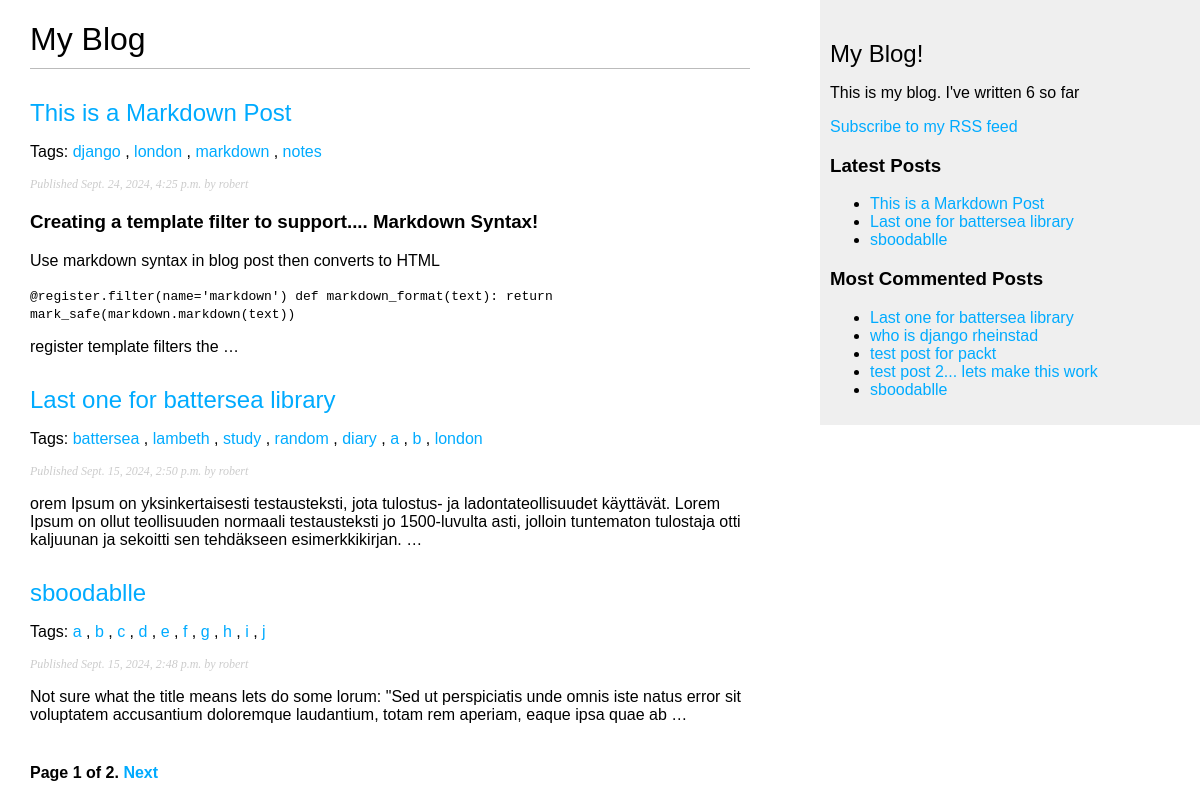
Screenshot of /blog/ with the database file from the repository.
### blog/models.py (models this page shows, shortened)
class Post(models.Model):
    class Status(models.TextChoices):
        DRAFT = 'DF', 'Draft'
        PUBLISHED = 'PB', 'Published'
    title = models.CharField(max_length=250)
    slug = models.SlugField(
        max_length=250,
        unique_for_date='publish'
        )
    author = models.ForeignKey(
        settings.AUTH_USER_MODEL,
        on_delete=models.CASCADE,
        related_name="blog_posts"
    )
    body = models.TextField()
    publish = models.DateTimeField(default=timezone.now)
    created = models.DateTimeField(auto_now_add=True)
    updated = models.DateTimeField(auto_now=True)
    status = models.CharField(
        max_length=2,
        choices=Status,
        default=Status.DRAFT
    )
    objects = models.Manager()  #default manager
    published = PublishedManager()  #custom manager
    tags = TaggableManager()
    class Meta:
        ordering = ['-publish']
        indexes = [
            models.Index(fields=['-publish']),
        ]
    def get_absolute_url(self):
        return reverse(
            'blog:post_detail',
            args=[
                self.publish.year,
                self.publish.month,
                self.publish.day,
                self.slug
            ]
        )

### blog/views.py (the view)
# urls.py: path('', views.post_list, name='post_list'),
def post_list(request, tag_slug=None):
    post_list = Post.published.all()
    tag = None
    if tag_slug:
        tag = get_object_or_404(Tag, slug=tag_slug)
        post_list = post_list.filter(tags__in=[tag])
    paginator = Paginator(post_list, 3)
    page_number = request.GET.get('page', 1)
    try:
        posts = paginator.page(page_number)
    except PageNotAnInteger:
        posts = paginator.page(1)
    except EmptyPage:
        posts = paginator.page(paginator.num_pages)
    return render(
        request,
        'blog/post/list.html',
        {
            'posts': posts,
            'tag': tag
        }
    )

### blog/models.py (called while the page is built)
    def get_queryset(self):
        return (
            super().get_queryset().filter(status=Post.Status.PUBLISHED)
        )

### blog/templatetags/blog_tags.py (called while the page is built)
@register.filter(name='markdown')
def markdown_format(text):
    return mark_safe(markdown.markdown(text))

@register.simple_tag
def total_posts():
    return Post.published.count()

@register.inclusion_tag('blog/post/latest_posts.html')
def show_latest_posts(count=5):
    latest_posts = Post.published.order_by('-publish')[:count]
    return {'latest_posts': latest_posts}

@register.simple_tag
def get_most_commented_posts(count=5):
    return Post.published.annotate(
        total_comments=Count('comments')
    ).order_by('-total_comments')[:count]

### blog/templates/blog/post/list.html (shortened to what this page needs)
{% extends 'blog/base.html' %}
{% load blog_tags %}
{% block content %}
    <h1>My Blog</h1>
    {% for post in posts %}
        <h2>
            <a href="{{ post.get_absolute_url }}">
                {{ post.title }}
            </a>
        </h2>
        <p class="tags">
            Tags:
            {% for tag in post.tags.all %}
                <a href="{% url 'blog:post_list_by_tag' tag.slug %}">
                    {{ tag.name }}
                </a>{% if not forloop.last %}, {% endif %}
            {% endfor %}
        </p>
        <p class="date">
            Published {{post.publish }} by {{ post.author }}
        </p>
        {{ post.body|markdown|truncatewords_html:30 }}
    {% endfor %}
    {% include "pagination.html" with page=posts %}
{% endblock %}

### blog/templates/blog/base.html (shortened to what this page needs)
{% load blog_tags %}
{% load static %}
<!DOCTYPE html>
<html lang="en">
<head>
    <link rel="stylesheet" href="{% static 'css/blog.css' %}">
</head>
<body>
    <div id="content">
        {% block content %}
        {% endblock %}
    </div>
    <div id="sidebar">
        <h2>My Blog!</h2>
        <p>
            This is my blog.
            I've written {% total_posts %} so far
        </p>
        <p>
            <a href="{% url 'blog:post_feed' %}">
                Subscribe to my RSS feed
            </a>
        </p>
        <h3>Latest Posts</h3>
        {% show_latest_posts 3 %}
        <h3>Most Commented Posts</h3>
        {% get_most_commented_posts as most_commented_posts %}
        <ul>
            {% for post in most_commented_posts %}
                <li>
                    <a href="{{ post.get_absolute_url }}">{{ post.title }}</a>
                </li>
            {% endfor %}
        </ul>
    </div>
</body>
</html>

### blog/templates/blog/post/latest_posts.html
<ul>
    {% for post in latest_posts %}
        <li>
            <a href="{{ post.get_absolute_url }}">{{ post.title }}</a>
        </li>
    {% endfor %}
</ul>

### blog/static/css/blog.css (style rules this page uses)
body { margin:0; padding:0; font-family:helvetica, sans-serif; }
a { color:#00abff; text-decoration:none; }
h1 { font-weight:normal; border-bottom:1px solid #bbb; padding:0 0 10px 0; }
h2 { font-weight:normal; margin:30px 0 0; }
#content { float:left; width:60%; padding:0 0 0 30px; }
#sidebar { float:right; width:30%; padding:10px; background:#efefef; height:100%; }
p.date { color:#ccc; font-family: georgia, serif; font-size: 12px; font-style: italic; }

### rows the page displays
Post: title "This is a Markdown Post", publish "Sept. 24, 2024, 4:25 p.m.", author "robert", body "Creating a template filter to support.... Markdown Syntax! Use markdown syntax in blog post then converts to HTML @register.filter(name='markdown') def markdown_format(text): return mark_safe(markdown.markdown(text)) register template filters the …"
Tag: name "django"
Tag: name "london"
Tag: name "markdown"
Tag: name "notes"
Post: title "Last one for battersea library", publish "Sept. 15, 2024, 2:50 p.m.", author "robert", body "orem Ipsum on yksinkertaisesti testausteksti, jota tulostus- ja ladontateollisuudet käyttävät. Lorem Ipsum on ollut teollisuuden normaali testausteksti jo 1500-luvulta asti, jolloin tuntematon tulostaja otti kaljuunan ja sekoitti sen tehdäkseen esimerkkikirjan. …"
Tag: name "battersea"
Tag: name "lambeth"
Tag: name "study"
Tag: name "random"
Tag: name "diary"
Tag: name "a"
Tag: name "b"
Post: title "sboodablle", publish "Sept. 15, 2024, 2:48 p.m.", author "robert", body "Not sure what the title means lets do some lorum: \"Sed ut perspiciatis unde omnis iste natus error sit voluptatem accusantium doloremque laudantium, totam rem aperiam, eaque ipsa quae ab …"
Tag: name "c"
Tag: name "d"
Tag: name "e"
Tag: name "f"
Tag: name "g"
Tag: name "h"
Tag: name "i"
Tag: name "j"
Post: title "who is django rheinstad"
Post: title "test post for packt"
Post: title "test post 2... lets make this work"

### other values shown
{{ page.number }} "1"
{{ page.paginator.num_pages }} "2"
